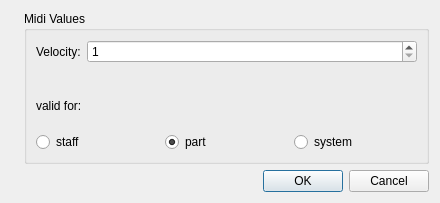
<?xml version="1.0" encoding="UTF-8"?>
<ui version="4.0">
 <class>DynamicProperties</class>
 <widget class="QDialog" name="DynamicProperties">
  <property name="geometry">
   <rect>
    <x>0</x>
    <y>0</y>
    <width>440</width>
    <height>203</height>
   </rect>
  </property>
  <property name="windowTitle">
   <string>MuseScore: Text Properties</string>
  </property>
  <layout class="QGridLayout" name="gridLayout">
   <item row="0" column="0" rowspan="2">
    <widget class="QLabel" name="label_14">
     <property name="sizePolicy">
      <sizepolicy hsizetype="Fixed" vsizetype="Ignored">
       <horstretch>0</horstretch>
       <verstretch>0</verstretch>
      </sizepolicy>
     </property>
     <property name="text">
      <string/>
     </property>
     <property name="pixmap">
      <pixmap resource="mscore.qrc">:/data/bg1.jpg</pixmap>
     </property>
     <property name="scaledContents">
      <bool>false</bool>
     </property>
    </widget>
   </item>
   <item row="0" column="1">
    <widget class="QGroupBox" name="groupBox">
     <property name="title">
      <string>Midi Values</string>
     </property>
     <property name="flat">
      <bool>true</bool>
     </property>
     <layout class="QVBoxLayout" name="verticalLayout">
      <item>
       <layout class="QFormLayout" name="formLayout">
        <item row="0" column="0">
         <widget class="QLabel" name="label">
          <property name="text">
           <string>Velocity:</string>
          </property>
         </widget>
        </item>
        <item row="0" column="1">
         <widget class="QSpinBox" name="velocity">
          <property name="minimum">
           <number>1</number>
          </property>
          <property name="maximum">
           <number>127</number>
          </property>
         </widget>
        </item>
       </layout>
      </item>
      <item>
       <widget class="QLabel" name="label_2">
        <property name="text">
         <string>valid for:</string>
        </property>
       </widget>
      </item>
      <item>
       <layout class="QHBoxLayout" name="horizontalLayout">
        <item>
         <widget class="QRadioButton" name="staffButton">
          <property name="text">
           <string>staff</string>
          </property>
         </widget>
        </item>
        <item>
         <widget class="QRadioButton" name="partButton">
          <property name="text">
           <string>part</string>
          </property>
          <property name="checked">
           <bool>true</bool>
          </property>
         </widget>
        </item>
        <item>
         <widget class="QRadioButton" name="systemButton">
          <property name="text">
           <string>system</string>
          </property>
         </widget>
        </item>
       </layout>
      </item>
     </layout>
    </widget>
   </item>
   <item row="1" column="1">
    <widget class="QDialogButtonBox" name="buttonBox">
     <property name="toolTip">
      <string>align left</string>
     </property>
     <property name="orientation">
      <enum>Qt::Horizontal</enum>
     </property>
     <property name="standardButtons">
      <set>QDialogButtonBox::Cancel|QDialogButtonBox::Ok</set>
     </property>
    </widget>
   </item>
  </layout>
 </widget>
 <tabstops>
  <tabstop>buttonBox</tabstop>
 </tabstops>
 <resources>
  <include location="mscore.qrc"/>
 </resources>
 <connections>
  <connection>
   <sender>buttonBox</sender>
   <signal>accepted()</signal>
   <receiver>DynamicProperties</receiver>
   <slot>accept()</slot>
   <hints>
    <hint type="sourcelabel">
     <x>248</x>
     <y>254</y>
    </hint>
    <hint type="destinationlabel">
     <x>157</x>
     <y>274</y>
    </hint>
   </hints>
  </connection>
  <connection>
   <sender>buttonBox</sender>
   <signal>rejected()</signal>
   <receiver>DynamicProperties</receiver>
   <slot>reject()</slot>
   <hints>
    <hint type="sourcelabel">
     <x>316</x>
     <y>260</y>
    </hint>
    <hint type="destinationlabel">
     <x>286</x>
     <y>274</y>
    </hint>
   </hints>
  </connection>
 </connections>
</ui>
